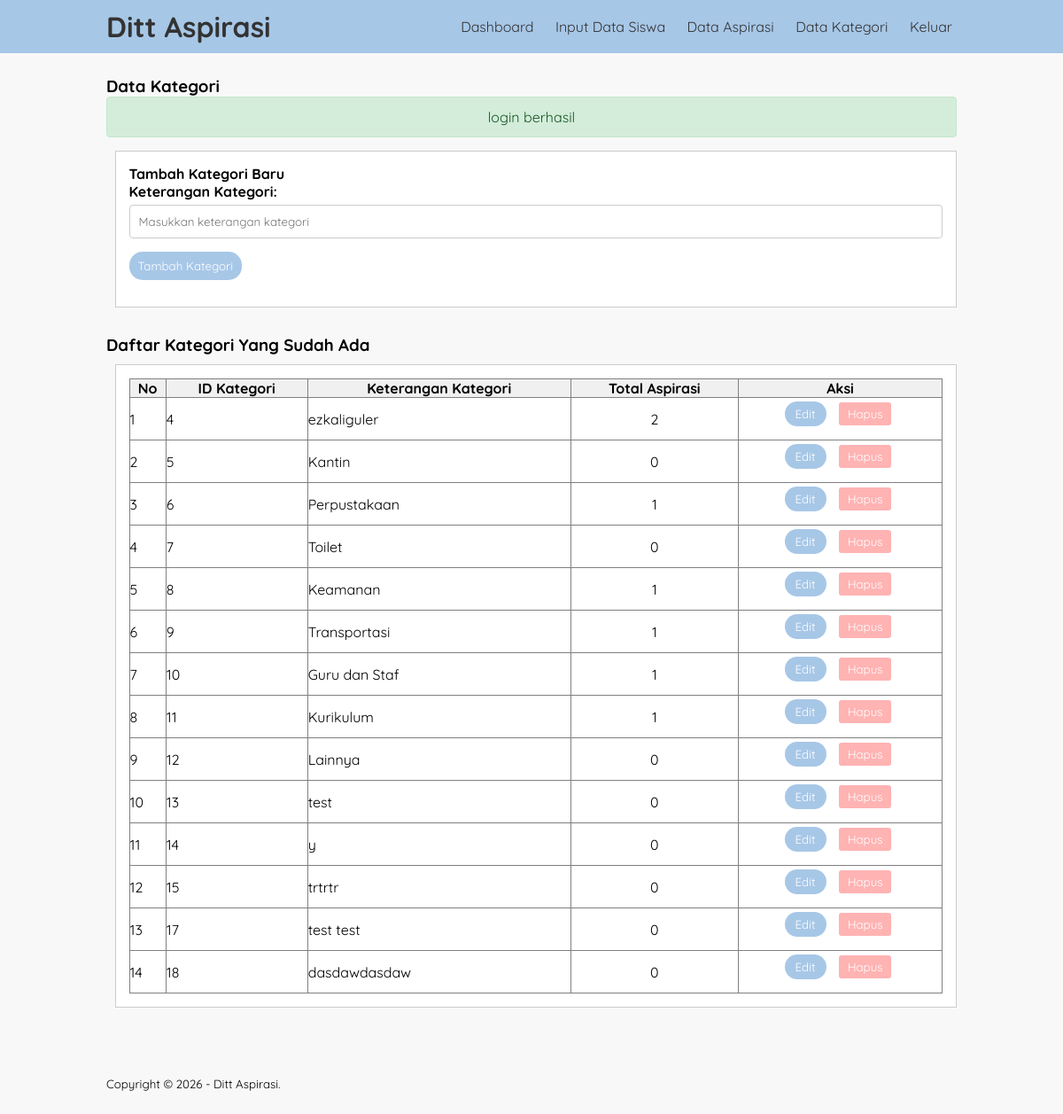
The page /aspirasi_ukk/data_kategori.php (signed in) on the database its author committed.
### tables this page shows
CREATE TABLE `tb_kategori` (
  `id_kategori` int(5) NOT NULL,
  `ket_kategori` varchar(30) NOT NULL
);

### aspirasi_ukk/data_kategori.php (the view, shortened to what this page needs)
<?php
include 'db.php';
include 'notif.php';
$data_kategori = mysqli_query($conn, "SELECT * FROM tb_kategori ORDER BY id_kategori ASC");
?>
<!DOCTYPE html>
<html lang="en">
<head>
    <link rel="stylesheet" href="css/style.css">
</head>
<body>
    <header>
        <div class="container">
            <h1><a href="dashboard.php">Ditt Aspirasi</a></h1>
            <ul>
                <li><a href="dashboard.php">Dashboard</a></li>
                <li><a href="input_data.php">Input Data Siswa</a></li>
                <li><a href="data_aspirasi.php">Data Aspirasi</a></li>
                <li><a href="data_kategori.php">Data Kategori</a></li>
                <li><a href="keluar.php">Keluar</a></li>
            </ul>
        </div>
    </header>
    <div class="section">
        <div class="container">
            <h3>Data Kategori</h3>
            <?php echo displayNotif(); ?>
            <div class="box">
                <h4>Tambah Kategori Baru</h4>
                <form action="" method="POST">
                    <div class="form-group">
                        <label for="ket_kategori">Keterangan Kategori:</label>
                        <input type="text" id="ket_kategori" name="ket_kategori" placeholder="Masukkan keterangan kategori">
                    </div>
                    <input type="submit" name="submit" value="Tambah Kategori" class="btnn">
                </form>
            </div>
            <h3 style="margin-top: 30px;">Daftar Kategori Yang Sudah Ada</h3>
            <div class="box">
                <table border="1" cellpadding="10" cellspacing="0" style="width: 100%; border-collapse: collapse;">
                    <thead>
                        <tr style="background-color: #f0f0f0;">
                            <th>No</th>
                            <th>ID Kategori</th>
                            <th>Keterangan Kategori</th>
                            <th>Total Aspirasi</th>
                            <th>Aksi</th>
                        </tr>
                    </thead>
                    <tbody>
                        <?php
                        $no = 1;
                        if(mysqli_num_rows($data_kategori) > 0) {
                            mysqli_data_seek($data_kategori, 0);
                            while($row = mysqli_fetch_assoc($data_kategori)) {
                                $aspirasi_query = mysqli_query($conn, "SELECT COUNT(*) as count FROM input_aspirasi WHERE id_kategori = '" . $row['id_kategori'] . "'");
                                $aspirasi_count = mysqli_fetch_assoc($aspirasi_query)['count'];
                                echo '
                                <tr>
                                    <td>' . $no . '</td>
                                    <td>' . htmlspecialchars($row['id_kategori']) . '</td>
                                    <td>' . htmlspecialchars($row['ket_kategori']) . '</td>
                                    <td align="center">' . $aspirasi_count . '</td>
                                    <td align="center">
                                        <button type="button" class="btnn" onclick="editKategori(' . $row['id_kategori'] . ', \'' . htmlspecialchars($row['ket_kategori'], ENT_QUOTES) . '\')" style="padding: 6px 12px; margin-right: 5px;">Edit</button>
                                        <form method="POST" style="display:inline;">
                                            <input type="hidden" name="action" value="delete">
                                            <input type="hidden" name="id_kategori" value="' . $row['id_kategori'] . '">
                                            <button type="submit" class="btn-delete" onclick="return confirm(\'Yakin ingin menghapus kategori ini?\');">Hapus</button>
                                        </form>
                                    </td>
                                </tr>
                                ';
                                $no++;
                            }
                        } else {
                            echo '<tr><td colspan="5" style="text-align: center;">Belum ada kategori</td></tr>';
                        }
                        ?>
                    </tbody>
                </table>
            </div>
        </div>
    </div>
    <footer>
        <div class="container">
            <small>Copyright &copy; 2026 - Ditt Aspirasi.</small>
        </div>
    </footer>
</body>
</html>

### aspirasi_ukk/css/style.css (style rules this page uses)
* { padding: 0; margin: 0; box-sizing: border-box; font-family: 'Quicksand', sans-serif; }
body { background-color: #f8f8f8; }
a { color: inherit; text-decoration: none; }
.btnn { padding: 8px 10px; background-color: #A7C7E7; color: #fff; border: none; cursor: pointer; margin-bottom: 15px; border-radius: 15px; }
.btn-delete { background-color: #ffb3b3; color: white; padding: 5px 10px; border: none; border-radius: 3px; cursor: pointer; margin: 5px 5px; transition: background-color 0.3s ease, transform 0.2s ease; }
header { background-color: #A7C7E7; }
header h1 { float: left; padding: 10px 0; color: #333; }
header ul { float: right; }
header ul li { display: inline-block; color: #333; }
header ul li a { padding: 20px 5px 20px 15px; display: inline-block; transition: all 0.3s ease; position: relative; }
footer { padding: 25px 0; }
.container { width: 80%; margin: 0 auto; }
.container:after { content: ''; display: block; clear: both; }
.section { padding: 25px 0; }
.box { background-color: #fff; border: 1px solid #ccc; padding: 15px; box-sizing: border-box; margin: 10px 0 25px 0; margin-left: 1%; overflow: hidden; }
.box:after { content: ''; display: block; clear: both; }
.form-group { margin-bottom: 15px; }
.form-group label { display: block; margin-bottom: 5px; font-weight: bold; }
.form-group input[type="text"] { width: 100%; padding: 10px; border: 1px solid #ccc; border-radius: 4px; box-sizing: border-box; }
.container { width: 80%; margin:0 auto; }
.box { background-color: #fff; border:1px solid #ccc; padding: 15px; box-sizing: border-box; margin:10px 0 25px 0; margin-left: 1%; overflow: hidden; }

### rows shown on the page
tb_kategori: id_kategori "4", ket_kategori "ezkaliguler", aspirasi_count "2"
tb_kategori: id_kategori "5", ket_kategori "Kantin", aspirasi_count "0"
tb_kategori: id_kategori "6", ket_kategori "Perpustakaan", aspirasi_count "1"
tb_kategori: id_kategori "7", ket_kategori "Toilet", aspirasi_count "0"
tb_kategori: id_kategori "8", ket_kategori "Keamanan", aspirasi_count "1"
tb_kategori: id_kategori "9", ket_kategori "Transportasi", aspirasi_count "1"
tb_kategori: id_kategori "10", ket_kategori "Guru dan Staf", aspirasi_count "1"
tb_kategori: id_kategori "11", ket_kategori "Kurikulum", aspirasi_count "1"
tb_kategori: id_kategori "12", ket_kategori "Lainnya", aspirasi_count "0"
tb_kategori: id_kategori "13", ket_kategori "test", aspirasi_count "0"
tb_kategori: id_kategori "14", ket_kategori "y", aspirasi_count "0"
tb_kategori: id_kategori "15", ket_kategori "trtrtr", aspirasi_count "0"
tb_kategori: id_kategori "17", ket_kategori "test test", aspirasi_count "0"
tb_kategori: id_kategori "18", ket_kategori "dasdawdasdaw", aspirasi_count "0"

### other values the page prints
$_SESSION['notif_sukses'] "login berhasil"
